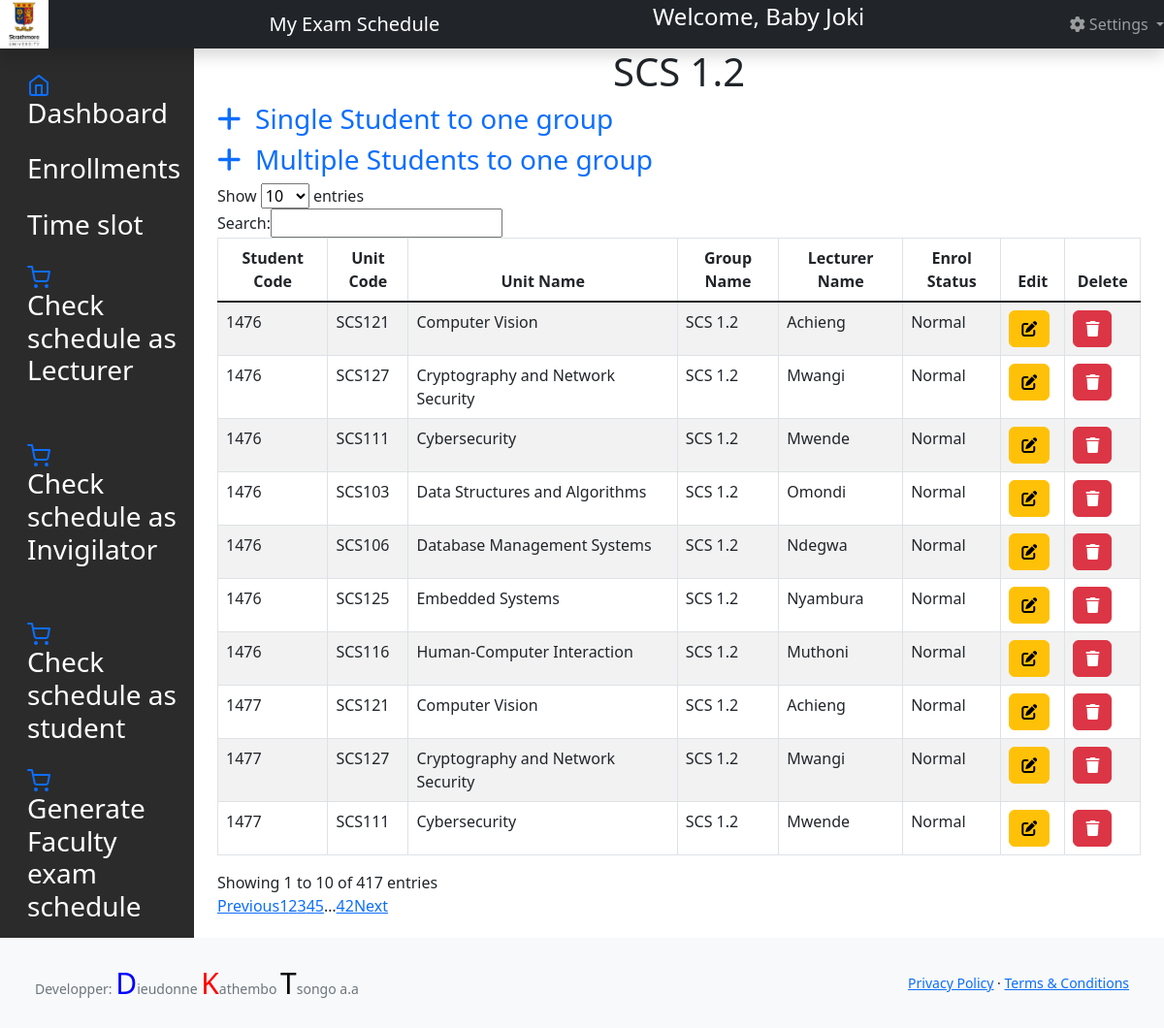
Page /system/read_scs_1_2.php (signed in) on the committed database.
### tables this page shows
CREATE TABLE `enrollments_scs` (
  `enrol_id` int(11) NOT NULL,
  `student_code` int(11) DEFAULT NULL,
  `subject_code` varchar(255) DEFAULT NULL,
  `subject_name` varchar(50) NOT NULL,
  `group_name` varchar(50) DEFAULT NULL,
  `lect_name` varchar(255) DEFAULT NULL,
  `enrol_status` varchar(10) DEFAULT NULL
);

### system/read_scs_1_2.php (the view, shortened to what this page needs)
<?php
include 'dbcon.php';
include 'header.php';
$group_name = "SCS 1.2";
$select_stmt = $conn->prepare("SELECT * FROM enrollments_scs WHERE group_name = :group_name");
$select_stmt->bindParam(':group_name', $group_name);
$select_stmt->execute();
?>
<div class="container-fluid">
  <div class="row">
  <?php include "scs_facadmin_sidebar.php";?>
    <main class="col-md-9 ms-sm-auto col-lg-10 px-md-4">
        <div class="wrapper">
            <div class="">
                <div class="col-lg-12">
                    <div class="panel panel-default">
                        <div class="panel-heading">
                            <h1 style="text-align: center;">SCS 1.2</h1>
                            <h3><a href="enrollment_scs.php" style="text-decoration:none;"><span class="fas fa-plus"></span>&nbsp; Single Student to one group</a></h3>
                            <h3><a href="enrollment_multiple_scs.php" style="text-decoration:none;"><span class="fas fa-plus"></span>&nbsp; Multiple Students to one group</a></h3>
                        </div>
                        <div class="panel-body">
                            <div class="table-responsive">
                                <table cellpadding="0" cellspacing="0" border="0" class="table table-striped table-bordered" id="example">
                                    <thead>
                                        <tr>
                                            <th style="text-align: center;">Student Code</th>
                                            <th style="text-align: center;">Unit Code</th>
                                            <th style="text-align: center;">Unit Name</th>
                                            <th style="text-align: center;">Group Name</th>
                                            <th style="text-align: center;">Lecturer Name</th>
                                            <th style="text-align: center;">Enrol Status</th>
                                            <th style="text-align: center;">Edit</th>
                                            <th style="text-align: center;">Delete</th>
                                        </tr>
                                    </thead>
                                    <tbody>
                                        <?php
                                            while($row = $select_stmt->fetch(PDO::FETCH_ASSOC)) {
                                        ?>
                                        <tr>
                                            <td><?php echo $row['student_code']; ?></td>
                                            <td><?php echo $row['subject_code']; ?></td>
                                            <td><?php echo $row['subject_name']; ?></td>
                                            <td><?php echo $row['group_name']; ?></td>
                                            <td><?php echo $row['lect_name']; ?></td>
                                            <td><?php echo $row['enrol_status']; ?></td>
                                            <td><a href="edit_enrollment_scs.php?update_id=<?php echo $row['enrol_id']; ?>" class="btn btn-warning"><i class="fas fa-edit"></i></a></td>
                                            <td><a href="?delete_id=<?php echo $row['enrol_id']; ?>" class="btn btn-danger"><i class="fas fa-trash"></a></td>
                                        </tr>
                                        <?php
                                            }
                                        ?>
                                    </tbody>
                                </table>
                            </div>
                        </div>
                    </div>
                </div>
            </div>
        </div>
    </main>
    <?php require 'footer.php' ?>
</div>
</div>

### rows in the picture
enrollments_scs: student_code "1476", subject_code "SCS121", subject_name "Computer Vision", group_name "SCS 1.2", lect_name "Achieng", enrol_status "Normal"
enrollments_scs: student_code "1476", subject_code "SCS127", subject_name "Cryptography and Network Security", group_name "SCS 1.2", lect_name "Mwangi", enrol_status "Normal"
enrollments_scs: student_code "1476", subject_code "SCS111", subject_name "Cybersecurity", group_name "SCS 1.2", lect_name "Mwende", enrol_status "Normal"
enrollments_scs: student_code "1476", subject_code "SCS103", subject_name "Data Structures and Algorithms", group_name "SCS 1.2", lect_name "Omondi", enrol_status "Normal"
enrollments_scs: student_code "1476", subject_code "SCS106", subject_name "Database Management Systems", group_name "SCS 1.2", lect_name "Ndegwa", enrol_status "Normal"
enrollments_scs: student_code "1476", subject_code "SCS125", subject_name "Embedded Systems", group_name "SCS 1.2", lect_name "Nyambura", enrol_status "Normal"
enrollments_scs: student_code "1476", subject_code "SCS116", subject_name "Human-Computer Interaction", group_name "SCS 1.2", lect_name "Muthoni", enrol_status "Normal"
enrollments_scs: student_code "1477", subject_code "SCS121", subject_name "Computer Vision", group_name "SCS 1.2", lect_name "Achieng", enrol_status "Normal"
enrollments_scs: student_code "1477", subject_code "SCS127", subject_name "Cryptography and Network Security", group_name "SCS 1.2", lect_name "Mwangi", enrol_status "Normal"
enrollments_scs: student_code "1477", subject_code "SCS111", subject_name "Cybersecurity", group_name "SCS 1.2", lect_name "Mwende", enrol_status "Normal"

### other values in the picture
$_SESSION["username"] "Baby Joki"
